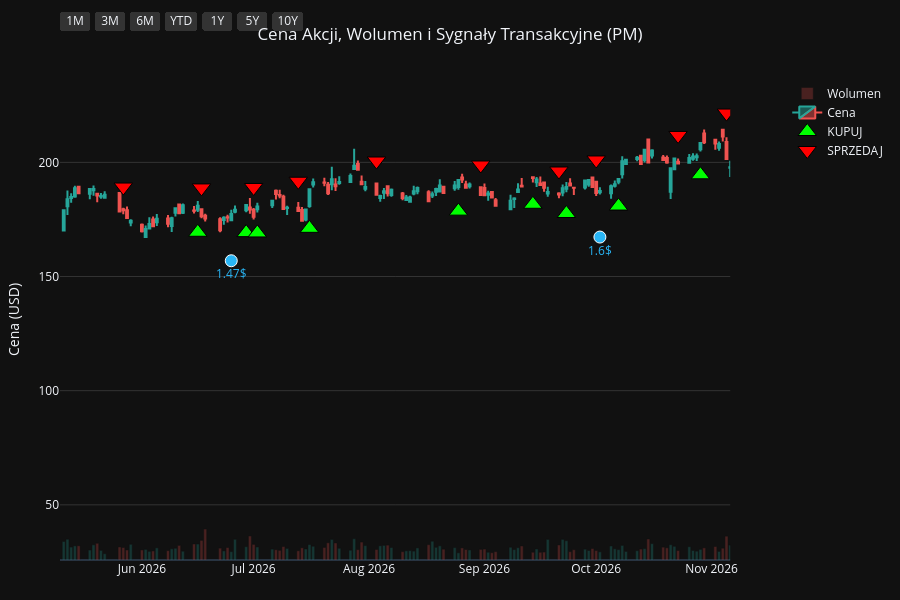
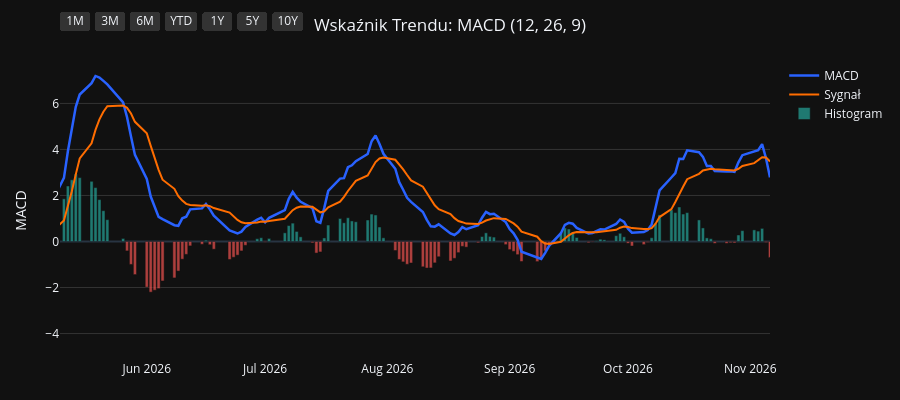
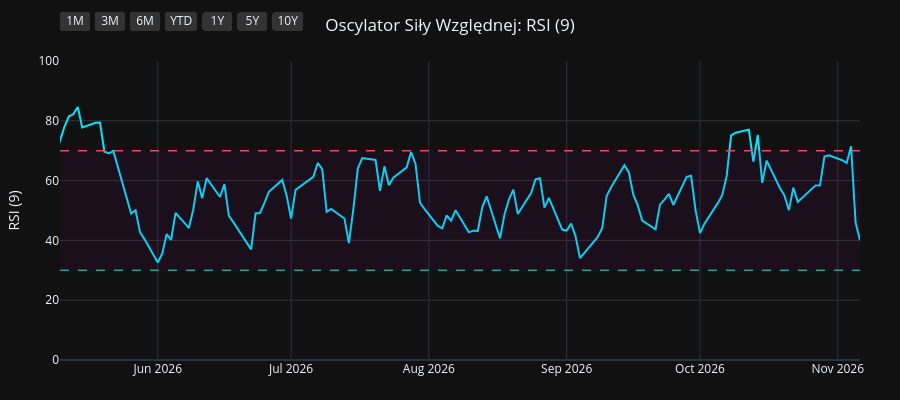
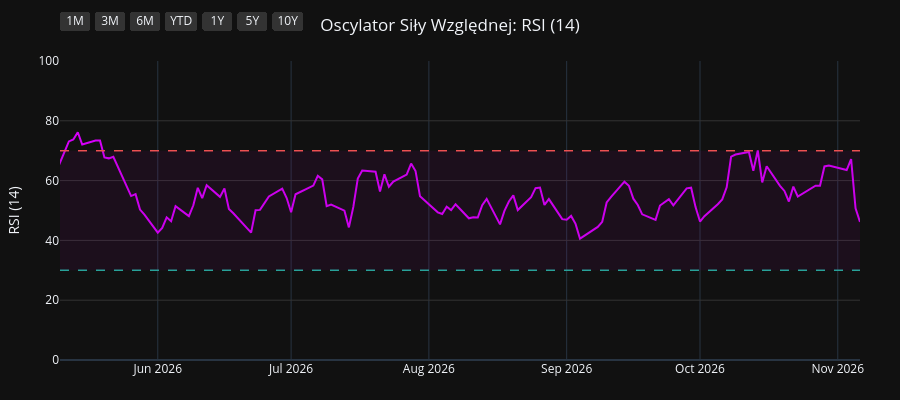

Here is the notebook cell these charts were saved with, in order:
### Code cell
import os
import yfinance as yf
import pandas as pd
import pandas_ta as ta
import plotly.graph_objects as go
from plotly.subplots import make_subplots

# 1. Pobranie i przygotowanie danych
symbol = os.environ.get("STOCK_TICKER", "").strip().upper()
if not symbol:
    raise RuntimeError("Set STOCK_TICKER before running price_extractor.ipynb")
df = yf.Ticker(symbol).history(period="10y")
df.index = df.index.tz_localize(None)

# Wskaźniki i sygnały
df.ta.macd(fast=12, slow=26, signal=9, append=True)
df.ta.rsi(length=9, append=True)
df.ta.rsi(length=14, append=True)
df.ta.rsi(length=21, append=True)
df.dropna(inplace=True)

macd = df['MACD_12_26_9']
signal = df['MACDs_12_26_9']
wczorajszy_macd = macd.shift(1)
wczorajszy_signal = signal.shift(1)

df['Decyzja'] = 'BRAK'
df.loc[(macd > signal) & (wczorajszy_macd <= wczorajszy_signal), 'Decyzja'] = 'KUPUJ'
df.loc[(macd < signal) & (wczorajszy_macd >= wczorajszy_signal), 'Decyzja'] = 'SPRZEDAJ'

df_kupuj = df[df['Decyzja'] == 'KUPUJ']
df_sprzedaj = df[df['Decyzja'] == 'SPRZEDAJ']
df_dywidendy = df[df['Dividends'] > 0]
df_splity = df[df['Stock Splits'] > 0]

# Wspólna konfiguracja osi X
konfiguracja_osi_x = dict(
    type="date",
    showspikes=True, spikemode="across", spikesnap="cursor", spikedash="dot", spikecolor="#ffffff", spikethickness=1, hoverformat="%Y-%m-%d",
    rangeselector=dict(
        buttons=list([
            dict(count=1, label="1M", step="month", stepmode="backward"),
            dict(count=3, label="3M", step="month", stepmode="backward"),
            dict(count=6, label="6M", step="month", stepmode="backward"),
            dict(count=1, label="YTD", step="year", stepmode="todate"),
            dict(count=1, label="1Y", step="year", stepmode="backward"),
            dict(count=5, label="5Y", step="year", stepmode="backward"),
            dict(step="all", label="10Y")
        ]),
        bgcolor="#333333", activecolor="#2962ff", x=0, y=1.1
    )
)

# ==========================================
# WYKRES 1: CENA + WOLUMEN + SYGNAŁY
# ==========================================
fig1 = make_subplots(specs=[[{"secondary_y": True}]])

kolory_wolumenu = ['#26a69a' if row['Close'] >= row['Open'] else '#ef5350' for index, row in df.iterrows()]
fig1.add_trace(go.Bar(x=df.index, y=df['Volume'], marker_color=kolory_wolumenu, opacity=0.25, name='Wolumen'), secondary_y=True)
fig1.add_trace(go.Candlestick(x=df.index, open=df['Open'], high=df['High'], low=df['Low'], close=df['Close'], name='Cena', increasing_line_color='#26a69a', decreasing_line_color='#ef5350'), secondary_y=False)
fig1.add_trace(go.Scatter(x=df_kupuj.index, y=df_kupuj['Low'] * 0.95, customdata=df_kupuj[['Low', 'High']], mode='markers', marker=dict(symbol='triangle-up', size=16, color='#00ff00', line=dict(width=1, color='black')), name='KUPUJ', hovertemplate='KUPUJ<br>Najniższa: %{customdata[0]:.2f}<br>Najwyższa: %{customdata[1]:.2f}<extra></extra>'), secondary_y=False)
fig1.add_trace(go.Scatter(x=df_sprzedaj.index, y=df_sprzedaj['High'] * 1.05, customdata=df_sprzedaj[['Low', 'High']], mode='markers', marker=dict(symbol='triangle-down', size=16, color='#ff0000', line=dict(width=1, color='black')), name='SPRZEDAJ', hovertemplate='SPRZEDAJ<br>Najniższa: %{customdata[0]:.2f}<br>Najwyższa: %{customdata[1]:.2f}<extra></extra>'), secondary_y=False)

if not df_dywidendy.empty:
    fig1.add_trace(go.Scatter(x=df_dywidendy.index, y=df_dywidendy['Low'] * 0.90, mode='markers+text', marker=dict(symbol='circle', size=12, color='#29b6f6', line=dict(width=1, color='white')), text=df_dywidendy['Dividends'].apply(lambda x: f"{x}$"), textposition="bottom center", name='Dywidenda', showlegend=False, hovertemplate='Dywidenda: %{text}<extra></extra>', textfont=dict(color="#29b6f6")), secondary_y=False)
if not df_splity.empty:
                    fig1.add_trace(go.Scatter(x=df_splity.index, y=df_splity['High'], mode='markers+text', marker=dict(symbol='star', size=16, color='#ffee58', line=dict(width=1, color='black')), text=df_splity['Stock Splits'].apply(lambda x: f"{x:g}:1" if x >= 1 else f"1:{1 / x:g}"), textposition="top center", name='Split', hovertemplate='%{text}<extra></extra>', textfont=dict(color="#ffee58")), secondary_y=False)

fig1.update_layout(title=dict(text=f"Cena Akcji, Wolumen i Sygnały Transakcyjne ({symbol})", x=0.5, xanchor='center'), dragmode='pan', xaxis_rangeslider_visible=False, template='plotly_dark', height=600, hovermode='x unified', margin=dict(l=60, r=40, t=60, b=40))
fig1.update_xaxes(**konfiguracja_osi_x)
fig1.update_xaxes(range=[df.index.max() - pd.Timedelta(days=180), df.index.max()])
fig1.update_yaxes(title_text="Cena (USD)", secondary_y=False, gridcolor='#333333')
fig1.update_yaxes(range=[0, df['Volume'].max() * 4], showgrid=False, showticklabels=False, secondary_y=True)
fig1.show(config={'scrollZoom': True})

# ==========================================
# WYKRES 2: WSKAŹNIK MACD
# ==========================================
fig2 = go.Figure()
fig2.add_trace(go.Scatter(x=df.index, y=df['MACD_12_26_9'], line=dict(color='#2962ff', width=2.5), name='MACD'))
fig2.add_trace(go.Scatter(x=df.index, y=df['MACDs_12_26_9'], line=dict(color='#ff6d00', width=2), name='Sygnał'))
kolory_macd = ['#26a69a' if val >= 0 else '#ef5350' for val in df['MACDh_12_26_9']]
fig2.add_trace(go.Bar(x=df.index, y=df['MACDh_12_26_9'], marker_color=kolory_macd, name='Histogram', opacity=0.7))
fig2.update_layout(title=dict(text="Wskaźnik Trendu: MACD (12, 26, 9)", x=0.5, xanchor='center'), dragmode='pan', xaxis_rangeslider_visible=False, template='plotly_dark', height=400, hovermode='x unified', margin=dict(l=60, r=40, t=60, b=40))
fig2.update_xaxes(**konfiguracja_osi_x)
fig2.update_xaxes(range=[df.index.max() - pd.Timedelta(days=180), df.index.max()])
fig2.update_yaxes(title_text="MACD", gridcolor='#333333')
fig2.show(config={'scrollZoom': True})

# ==========================================
# WYKRES 3: OSCYLATOR RSI (9)
# ==========================================
fig3 = go.Figure()
fig3.add_trace(go.Scatter(x=df.index, y=df['RSI_9'], line=dict(color='#00e5ff', width=2), name='RSI (9)'))
fig3.add_hline(y=70, line_dash="dash", line_color="#ef5350", line_width=1.5)
fig3.add_hline(y=30, line_dash="dash", line_color="#26a69a", line_width=1.5)
fig3.add_hrect(y0=30, y1=70, line_width=0, fillcolor="purple", opacity=0.1)
fig3.update_layout(title=dict(text="Oscylator Siły Względnej: RSI (9)", x=0.5, xanchor='center'), dragmode='pan', xaxis_rangeslider_visible=False, template='plotly_dark', height=400, hovermode='x unified', margin=dict(l=60, r=40, t=60, b=40))
fig3.update_xaxes(**konfiguracja_osi_x)
fig3.update_xaxes(range=[df.index.max() - pd.Timedelta(days=180), df.index.max()])
fig3.update_yaxes(title_text="RSI (9)", range=[0, 100], gridcolor='#333333')
fig3.show(config={'scrollZoom': True})

# ==========================================
# WYKRES 4: OSCYLATOR RSI (14)
# ==========================================
fig4 = go.Figure()
fig4.add_trace(go.Scatter(x=df.index, y=df['RSI_14'], line=dict(color='#d500f9', width=2), name='RSI (14)'))
fig4.add_hline(y=70, line_dash="dash", line_color="#ef5350", line_width=1.5)
fig4.add_hline(y=30, line_dash="dash", line_color="#26a69a", line_width=1.5)
fig4.add_hrect(y0=30, y1=70, line_width=0, fillcolor="purple", opacity=0.1)
fig4.update_layout(title=dict(text="Oscylator Siły Względnej: RSI (14)", x=0.5, xanchor='center'), dragmode='pan', xaxis_rangeslider_visible=False, template='plotly_dark', height=400, hovermode='x unified', margin=dict(l=60, r=40, t=60, b=40))
fig4.update_xaxes(**konfiguracja_osi_x)
fig4.update_xaxes(range=[df.index.max() - pd.Timedelta(days=180), df.index.max()])
fig4.update_yaxes(title_text="RSI (14)", range=[0, 100], gridcolor='#333333')
fig4.show(config={'scrollZoom': True})

# ==========================================
# WYKRES 5: OSCYLATOR RSI (21)
# ==========================================
fig5 = go.Figure()
fig5.add_trace(go.Scatter(x=df.index, y=df['RSI_21'], line=dict(color='#64dd17', width=2), name='RSI (21)'))
fig5.add_hline(y=70, line_dash="dash", line_color="#ef5350", line_width=1.5)
fig5.add_hline(y=30, line_dash="dash", line_color="#26a69a", line_width=1.5)
fig5.add_hrect(y0=30, y1=70, line_width=0, fillcolor="purple", opacity=0.1)
fig5.update_layout(title=dict(text="Oscylator Siły Względnej: RSI (21)", x=0.5, xanchor='center'), dragmode='pan', xaxis_rangeslider_visible=False, template='plotly_dark', height=400, hovermode='x unified', margin=dict(l=60, r=40, t=60, b=40))
fig5.update_xaxes(**konfiguracja_osi_x)
fig5.update_xaxes(range=[df.index.max() - pd.Timedelta(days=180), df.index.max()])
fig5.update_yaxes(title_text="RSI (21)", range=[0, 100], gridcolor='#333333')
fig5.show(config={'scrollZoom': True})

### Figure 1 — Plotly figure (JSON) as saved in the notebook; plotly's stock layout.template omitted (floating-point values rounded to 4 significant figures; data arrays with more than 128 entries replaced by an {"elided": "..."} marker saying what was removed)
{"data": [{"marker": {"color": {"elided": "2481 str values"}}, "name": "Wolumen", "opacity": 0.25, "type": "bar", "x": {"elided": "2481 str values"}, "xaxis": "x", "y": {"elided": "2481 int values"}, "yaxis": "y2"}, {"close": {"elided": "2481 float values"}, "decreasing": {"line": {"color": "#ef5350"}}, "high": {"elided": "2481 float values"}, "increasing": {"line": {"color": "#26a69a"}}, "low": {"elided": "2481 float values"}, "name": "Cena", "open": {"elided": "2481 float values"}, "type": "candlestick", "x": {"elided": "2481 str values"}, "xaxis": "x", "yaxis": "y"}, {"customdata": {"elided": "96x2 float values"}, "hovertemplate": "KUPUJ<br>Najniższa: %{customdata[0]:.2f}<br>Najwyższa: %{customdata[1]:.2f}<extra></extra>", "marker": {"color": "#00ff00", "line": {"color": "black", "width": 1}, "size": 16, "symbol": "triangle-up"}, "mode": "markers", "name": "KUPUJ", "type": "scatter", "x": ["2017-01-18T00:00:00", "2017-05-15T00:00:00", "2017-07-18T00:00:00", "2017-08-16T00:00:00", "2017-10-09T00:00:00", "2017-11-14T00:00:00", "2018-01-17T00:00:00", "2018-02-16T00:00:00", "2018-04-04T00:00:00", "2018-05-09T00:00:00", "2018-07-20T00:00:00", "2018-09-13T00:00:00", "2019-01-08T00:00:00", "2019-05-01T00:00:00", "2019-05-15T00:00:00", "2019-06-18T00:00:00", "2019-08-19T00:00:00", "2019-09-12T00:00:00", "2019-11-13T00:00:00", "2019-12-11T00:00:00", "2020-01-08T00:00:00", "2020-02-10T00:00:00", "2020-03-05T00:00:00", "2020-03-30T00:00:00", "2020-05-22T00:00:00", "2020-06-18T00:00:00", "2020-07-07T00:00:00", "2020-08-11T00:00:00", "2020-08-28T00:00:00", "2020-09-14T00:00:00", "2020-10-07T00:00:00", "2020-11-10T00:00:00", "2021-02-05T00:00:00", "2021-03-12T00:00:00", "2021-04-12T00:00:00", "2021-05-06T00:00:00", "2021-06-14T00:00:00", "2021-07-02T00:00:00", "2021-07-27T00:00:00", "2021-08-10T00:00:00", "2021-08-27T00:00:00", "2021-10-14T00:00:00", "2021-10-28T00:00:00", "2021-11-11T00:00:00", "2021-12-06T00:00:00", "2022-02-11T00:00:00", "2022-03-24T00:00:00", "2022-05-13T00:00:00", "2022-05-24T00:00:00", "2022-06-27T00:00:00", "2022-07-22T00:00:00", "2022-09-20T00:00:00", "2022-10-13T00:00:00", "2023-01-26T00:00:00", "2023-03-08T00:00:00", "2023-03-29T00:00:00", "2023-06-07T00:00:00", "2023-08-29T00:00:00", "2023-09-13T00:00:00", "2023-10-10T00:00:00", "2023-11-03T00:00:00", "2023-12-13T00:00:00", "2024-02-22T00:00:00", "2024-04-19T00:00:00", "2024-05-22T00:00:00", "2024-06-04T00:00:00", "2024-07-11T00:00:00", "2024-08-27T00:00:00", "2024-10-16T00:00:00", "2024-10-22T00:00:00", "2024-11-20T00:00:00", "2025-01-08T00:00:00", "2025-01-17T00:00:00", "2025-04-01T00:00:00", "2025-04-15T00:00:00", "2025-05-22T00:00:00", "2025-08-07T00:00:00", "2025-09-11T00:00:00", "2025-09-17T00:00:00", "2025-09-23T00:00:00", "2025-10-10T00:00:00", "2025-10-22T00:00:00", "2025-11-07T00:00:00", "2025-12-15T00:00:00", "2026-01-12T00:00:00", "2026-04-09T00:00:00", "2026-04-22T00:00:00", "2026-06-16T00:00:00", "2026-06-29T00:00:00", "2026-07-02T00:00:00", "2026-07-16T00:00:00", "2026-08-25T00:00:00", "2026-09-14T00:00:00", "2026-09-23T00:00:00", "2026-10-07T00:00:00", "2026-10-29T00:00:00"], "xaxis": "x", "y": [54.39, 66.22, 70.99, 69.63, 67.36, 61.98, 64.1, 62.86, 60.98, 49.92, 50.05, 49.44, 43.47, 55.87, 54.45, 49.71, 56.12, 49.01, 56.61, 56.52, 58.96, 59.28, 59.0, 48.62, 48.26, 50.94, 48.93, 55.32, 55.84, 57.36, 54.86, 51.69, 60.69, 63.14, 66.92, 70.49, 72.77, 74.36, 73.73, 73.93, 75.57, 73.82, 71.3, 71.27, 67.94, 80.27, 70.83, 79.84, 79.7, 79.43, 73.87, 74.67, 66.9, 82.63, 79.93, 77.12, 74.46, 78.91, 78.4, 78.31, 76.74, 77.05, 76.61, 78.9, 85.66, 88.55, 89.87, 106.1, 106.0, 109.0, 113.9, 107.3, 106.7, 141.4, 141.5, 156.2, 151.0, 150.2, 148.5, 146.4, 144.0, 138.5, 137.1, 140.9, 150.3, 148.7, 145.7, 169.4, 169.2, 169.1, 171.1, 178.6, 181.6, 177.6, 180.9, 194.6], "yaxis": "y"}, {"customdata": {"elided": "97x2 float values"}, "hovertemplate": "SPRZEDAJ<br>Najniższa: %{customdata[0]:.2f}<br>Najwyższa: %{customdata[1]:.2f}<extra></extra>", "marker": {"color": "#ff0000", "line": {"color": "black", "width": 1}, "size": 16, "symbol": "triangle-down"}, "mode": "markers", "name": "SPRZEDAJ", "type": "scatter", "x": ["2017-01-10T00:00:00", "2017-03-09T00:00:00", "2017-06-12T00:00:00", "2017-07-25T00:00:00", "2017-09-15T00:00:00", "2017-10-19T00:00:00", "2017-12-22T00:00:00", "2018-02-01T00:00:00", "2018-03-15T00:00:00", "2018-04-19T00:00:00", "2018-07-19T00:00:00", "2018-08-08T00:00:00", "2018-11-02T00:00:00", "2019-03-06T00:00:00", "2019-05-07T00:00:00", "2019-05-28T00:00:00", "2019-07-31T00:00:00", "2019-08-20T00:00:00", "2019-11-07T00:00:00", "2019-11-14T00:00:00", "2020-01-02T00:00:00", "2020-01-23T00:00:00", "2020-02-25T00:00:00", "2020-03-09T00:00:00", "2020-05-04T00:00:00", "2020-06-12T00:00:00", "2020-06-19T00:00:00", "2020-08-05T00:00:00", "2020-08-14T00:00:00", "2020-09-01T00:00:00", "2020-09-17T00:00:00", "2020-10-20T00:00:00", "2020-12-23T00:00:00", "2021-02-26T00:00:00", "2021-04-01T00:00:00", "2021-05-05T00:00:00", "2021-05-12T00:00:00", "2021-06-28T00:00:00", "2021-07-06T00:00:00", "2021-08-09T00:00:00", "2021-08-24T00:00:00", "2021-09-10T00:00:00", "2021-10-27T00:00:00", "2021-10-29T00:00:00", "2021-11-18T00:00:00", "2022-01-25T00:00:00", "2022-02-24T00:00:00", "2022-04-29T00:00:00", "2022-05-20T00:00:00", "2022-06-03T00:00:00", "2022-07-05T00:00:00", "2022-08-23T00:00:00", "2022-09-23T00:00:00", "2022-12-13T00:00:00", "2023-02-06T00:00:00", "2023-03-10T00:00:00", "2023-04-24T00:00:00", "2023-07-19T00:00:00", "2023-09-06T00:00:00", "2023-09-25T00:00:00", "2023-10-23T00:00:00", "2023-12-06T00:00:00", "2024-01-12T00:00:00", "2024-03-25T00:00:00", "2024-05-21T00:00:00", "2024-05-23T00:00:00", "2024-06-12T00:00:00", "2024-08-09T00:00:00", "2024-09-11T00:00:00", "2024-10-21T00:00:00", "2024-11-06T00:00:00", "2024-12-03T00:00:00", "2025-01-10T00:00:00", "2025-03-04T00:00:00", "2025-04-04T00:00:00", "2025-05-09T00:00:00", "2025-06-09T00:00:00", "2025-09-03T00:00:00", "2025-09-16T00:00:00", "2025-09-18T00:00:00", "2025-10-01T00:00:00", "2025-10-21T00:00:00", "2025-10-28T00:00:00", "2025-12-04T00:00:00", "2026-01-06T00:00:00", "2026-02-18T00:00:00", "2026-04-21T00:00:00", "2026-05-27T00:00:00", "2026-06-17T00:00:00", "2026-07-01T00:00:00", "2026-07-13T00:00:00", "2026-08-03T00:00:00", "2026-08-31T00:00:00", "2026-09-21T00:00:00", "2026-10-01T00:00:00", "2026-10-23T00:00:00", "2026-11-05T00:00:00"], "xaxis": "x", "y": [59.54, 71.78, 78.87, 79.17, 77.18, 74.67, 71.09, 72.53, 71.32, 64.24, 55.92, 59.13, 62.23, 62.19, 61.14, 60.55, 63.21, 62.17, 62.4, 62.98, 64.97, 66.96, 65.7, 63.95, 56.33, 55.85, 57.96, 60.43, 61.05, 61.98, 62.9, 61.66, 66.46, 69.83, 72.39, 77.79, 79.66, 81.96, 82.46, 81.94, 83.04, 86.5, 80.72, 80.15, 77.94, 86.8, 89.92, 88.25, 87.21, 91.69, 85.98, 85.21, 82.59, 91.39, 91.53, 88.85, 89.13, 91.04, 86.22, 86.28, 85.74, 84.83, 90.75, 87.33, 96.21, 96.02, 99.55, 112.7, 122.3, 117.7, 130.0, 129.0, 119.2, 157.7, 161.5, 171.2, 180.7, 167.7, 165.1, 165.5, 164.8, 158.1, 155.2, 153.9, 163.9, 189.3, 162.8, 189.2, 188.8, 189.0, 191.7, 200.6, 198.8, 196.2, 201.1, 211.8, 221.6], "yaxis": "y"}, {"hovertemplate": "Dywidenda: %{text}<extra></extra>", "marker": {"color": "#29b6f6", "line": {"color": "white", "width": 1}, "size": 12, "symbol": "circle"}, "mode": "markers+text", "name": "Dywidenda", "showlegend": false, "text": ["1.04$", "1.04$", "1.07$", "1.07$", "1.07$", "1.14$", "1.14$", "1.14$", "1.14$", "1.14$", "1.17$", "1.17$", "1.17$", "1.17$", "1.2$", "1.2$", "1.2$", "1.2$", "1.25$", "1.25$", "1.25$", "1.25$", "1.27$", "1.27$", "1.27$", "1.27$", "1.3$", "1.3$", "1.3$", "1.3$", "1.35$", "1.35$", "1.35$", "1.35$", "1.47$", "1.47$", "1.47$", "1.47$", "1.6$"], "textfont": {"color": "#29b6f6"}, "textposition": "bottom center", "type": "scatter", "x": ["2017-03-21T00:00:00", "2017-06-21T00:00:00", "2017-09-26T00:00:00", "2017-12-20T00:00:00", "2018-03-21T00:00:00", "2018-06-21T00:00:00", "2018-09-25T00:00:00", "2018-12-19T00:00:00", "2019-03-25T00:00:00", "2019-06-20T00:00:00", "2019-09-24T00:00:00", "2019-12-18T00:00:00", "2020-03-20T00:00:00", "2020-06-19T00:00:00", "2020-09-23T00:00:00", "2020-12-22T00:00:00", "2021-03-19T00:00:00", "2021-06-24T00:00:00", "2021-09-28T00:00:00", "2021-12-22T00:00:00", "2022-03-23T00:00:00", "2022-06-30T00:00:00", "2022-09-27T00:00:00", "2022-12-21T00:00:00", "2023-03-22T00:00:00", "2023-06-22T00:00:00", "2023-09-26T00:00:00", "2023-12-20T00:00:00", "2024-03-20T00:00:00", "2024-06-21T00:00:00", "2024-09-26T00:00:00", "2024-12-26T00:00:00", "2025-03-20T00:00:00", "2025-06-27T00:00:00", "2025-10-03T00:00:00", "2025-12-26T00:00:00", "2026-03-19T00:00:00", "2026-06-25T00:00:00", "2026-10-02T00:00:00"], "xaxis": "x", "y": [63.6, 68.09, 64.14, 59.85, 56.69, 46.96, 47.96, 43.68, 54.47, 47.39, 45.19, 54.57, 39.66, 48.2, 51.11, 55.97, 61.82, 69.17, 70.17, 66.27, 66.97, 72.67, 65.51, 76.18, 71.42, 74.31, 72.38, 74.19, 76.09, 81.98, 100.3, 102.7, 129.5, 153.5, 131.4, 141.1, 143.2, 156.9, 167.3], "yaxis": "y"}], "layout": {"dragmode": "pan", "height": 600, "hovermode": "x unified", "margin": {"b": 40, "l": 60, "r": 40, "t": 60}, "title": {"text": "Cena Akcji, Wolumen i Sygnały Transakcyjne (PM)", "x": 0.5, "xanchor": "center"}, "xaxis": {"anchor": "y", "domain": [0.0, 0.94], "hoverformat": "%Y-%m-%d", "range": ["2026-05-10T00:00:00", "2026-11-06T00:00:00"], "rangeselector": {"activecolor": "#2962ff", "bgcolor": "#333333", "buttons": [{"count": 1, "label": "1M", "step": "month", "stepmode": "backward"}, {"count": 3, "label": "3M", "step": "month", "stepmode": "backward"}, {"count": 6, "label": "6M", "step": "month", "stepmode": "backward"}, {"count": 1, "label": "YTD", "step": "year", "stepmode": "todate"}, {"count": 1, "label": "1Y", "step": "year", "stepmode": "backward"}, {"count": 5, "label": "5Y", "step": "year", "stepmode": "backward"}, {"label": "10Y", "step": "all"}], "x": 0, "y": 1.1}, "rangeslider": {"visible": false}, "showspikes": true, "spikecolor": "#ffffff", "spikedash": "dot", "spikemode": "across", "spikesnap": "cursor", "spikethickness": 1, "type": "date"}, "yaxis": {"anchor": "x", "domain": [0.0, 1.0], "gridcolor": "#333333", "title": {"text": "Cena (USD)"}}, "yaxis2": {"anchor": "x", "overlaying": "y", "range": [0, 182281200], "showgrid": false, "showticklabels": false, "side": "right"}}}

### Figure 2 — Plotly figure (JSON) as saved in the notebook; plotly's stock layout.template omitted (floating-point values rounded to 4 significant figures; data arrays with more than 128 entries replaced by an {"elided": "..."} marker saying what was removed)
{"data": [{"line": {"color": "#2962ff", "width": 2.5}, "name": "MACD", "type": "scatter", "x": {"elided": "2481 str values"}, "y": {"elided": "2481 float values"}}, {"line": {"color": "#ff6d00", "width": 2}, "name": "Sygnał", "type": "scatter", "x": {"elided": "2481 str values"}, "y": {"elided": "2481 float values"}}, {"marker": {"color": {"elided": "2481 str values"}}, "name": "Histogram", "opacity": 0.7, "type": "bar", "x": {"elided": "2481 str values"}, "y": {"elided": "2481 float values"}}], "layout": {"dragmode": "pan", "height": 400, "hovermode": "x unified", "margin": {"b": 40, "l": 60, "r": 40, "t": 60}, "title": {"text": "Wskaźnik Trendu: MACD (12, 26, 9)", "x": 0.5, "xanchor": "center"}, "xaxis": {"hoverformat": "%Y-%m-%d", "range": ["2026-05-10T00:00:00", "2026-11-06T00:00:00"], "rangeselector": {"activecolor": "#2962ff", "bgcolor": "#333333", "buttons": [{"count": 1, "label": "1M", "step": "month", "stepmode": "backward"}, {"count": 3, "label": "3M", "step": "month", "stepmode": "backward"}, {"count": 6, "label": "6M", "step": "month", "stepmode": "backward"}, {"count": 1, "label": "YTD", "step": "year", "stepmode": "todate"}, {"count": 1, "label": "1Y", "step": "year", "stepmode": "backward"}, {"count": 5, "label": "5Y", "step": "year", "stepmode": "backward"}, {"label": "10Y", "step": "all"}], "x": 0, "y": 1.1}, "rangeslider": {"visible": false}, "showspikes": true, "spikecolor": "#ffffff", "spikedash": "dot", "spikemode": "across", "spikesnap": "cursor", "spikethickness": 1, "type": "date"}, "yaxis": {"gridcolor": "#333333", "title": {"text": "MACD"}}}}

### Figure 3 — Plotly figure (JSON) as saved in the notebook; plotly's stock layout.template omitted (floating-point values rounded to 4 significant figures; data arrays with more than 128 entries replaced by an {"elided": "..."} marker saying what was removed)
{"data": [{"line": {"color": "#00e5ff", "width": 2}, "name": "RSI (9)", "type": "scatter", "x": {"elided": "2481 str values"}, "y": {"elided": "2481 float values"}}], "layout": {"dragmode": "pan", "height": 400, "hovermode": "x unified", "margin": {"b": 40, "l": 60, "r": 40, "t": 60}, "shapes": [{"line": {"color": "#ef5350", "dash": "dash", "width": 1.5}, "type": "line", "x0": 0, "x1": 1, "xref": "x domain", "y0": 70, "y1": 70, "yref": "y"}, {"line": {"color": "#26a69a", "dash": "dash", "width": 1.5}, "type": "line", "x0": 0, "x1": 1, "xref": "x domain", "y0": 30, "y1": 30, "yref": "y"}, {"fillcolor": "purple", "line": {"width": 0}, "opacity": 0.1, "type": "rect", "x0": 0, "x1": 1, "xref": "x domain", "y0": 30, "y1": 70, "yref": "y"}], "title": {"text": "Oscylator Siły Względnej: RSI (9)", "x": 0.5, "xanchor": "center"}, "xaxis": {"hoverformat": "%Y-%m-%d", "range": ["2026-05-10T00:00:00", "2026-11-06T00:00:00"], "rangeselector": {"activecolor": "#2962ff", "bgcolor": "#333333", "buttons": [{"count": 1, "label": "1M", "step": "month", "stepmode": "backward"}, {"count": 3, "label": "3M", "step": "month", "stepmode": "backward"}, {"count": 6, "label": "6M", "step": "month", "stepmode": "backward"}, {"count": 1, "label": "YTD", "step": "year", "stepmode": "todate"}, {"count": 1, "label": "1Y", "step": "year", "stepmode": "backward"}, {"count": 5, "label": "5Y", "step": "year", "stepmode": "backward"}, {"label": "10Y", "step": "all"}], "x": 0, "y": 1.1}, "rangeslider": {"visible": false}, "showspikes": true, "spikecolor": "#ffffff", "spikedash": "dot", "spikemode": "across", "spikesnap": "cursor", "spikethickness": 1, "type": "date"}, "yaxis": {"gridcolor": "#333333", "range": [0, 100], "title": {"text": "RSI (9)"}}}}

### Figure 4 — Plotly figure (JSON) as saved in the notebook; plotly's stock layout.template omitted (floating-point values rounded to 4 significant figures; data arrays with more than 128 entries replaced by an {"elided": "..."} marker saying what was removed)
{"data": [{"line": {"color": "#d500f9", "width": 2}, "name": "RSI (14)", "type": "scatter", "x": {"elided": "2481 str values"}, "y": {"elided": "2481 float values"}}], "layout": {"dragmode": "pan", "height": 400, "hovermode": "x unified", "margin": {"b": 40, "l": 60, "r": 40, "t": 60}, "shapes": [{"line": {"color": "#ef5350", "dash": "dash", "width": 1.5}, "type": "line", "x0": 0, "x1": 1, "xref": "x domain", "y0": 70, "y1": 70, "yref": "y"}, {"line": {"color": "#26a69a", "dash": "dash", "width": 1.5}, "type": "line", "x0": 0, "x1": 1, "xref": "x domain", "y0": 30, "y1": 30, "yref": "y"}, {"fillcolor": "purple", "line": {"width": 0}, "opacity": 0.1, "type": "rect", "x0": 0, "x1": 1, "xref": "x domain", "y0": 30, "y1": 70, "yref": "y"}], "title": {"text": "Oscylator Siły Względnej: RSI (14)", "x": 0.5, "xanchor": "center"}, "xaxis": {"hoverformat": "%Y-%m-%d", "range": ["2026-05-10T00:00:00", "2026-11-06T00:00:00"], "rangeselector": {"activecolor": "#2962ff", "bgcolor": "#333333", "buttons": [{"count": 1, "label": "1M", "step": "month", "stepmode": "backward"}, {"count": 3, "label": "3M", "step": "month", "stepmode": "backward"}, {"count": 6, "label": "6M", "step": "month", "stepmode": "backward"}, {"count": 1, "label": "YTD", "step": "year", "stepmode": "todate"}, {"count": 1, "label": "1Y", "step": "year", "stepmode": "backward"}, {"count": 5, "label": "5Y", "step": "year", "stepmode": "backward"}, {"label": "10Y", "step": "all"}], "x": 0, "y": 1.1}, "rangeslider": {"visible": false}, "showspikes": true, "spikecolor": "#ffffff", "spikedash": "dot", "spikemode": "across", "spikesnap": "cursor", "spikethickness": 1, "type": "date"}, "yaxis": {"gridcolor": "#333333", "range": [0, 100], "title": {"text": "RSI (14)"}}}}
